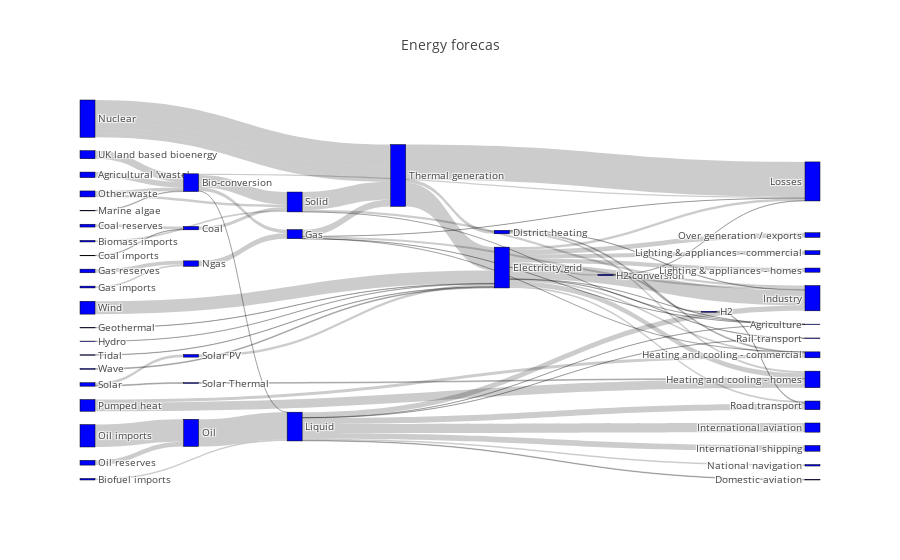

Source (notebook cell):
### Code cell
import plotly.plotly as py

import urllib, json

url = 'https://raw.githubusercontent.com/plotly/plotly.js/master/test/image/mocks/sankey_energy.json'
response = urllib.request.urlopen(url)
data = json.loads(response.read())

node_label = data['data'][0]['node']['label']
color = data['data'][0]['node']['color']
source =  data['data'][0]['link']['source']
target =  data['data'][0]['link']['target']
value =  data['data'][0]['link']['value']
label =  data['data'][0]['link']['label']

data_trace = dict(
    type='sankey',
    width = 1118,
    height = 772,
    domain = dict(
      x =  [0,1],
      y =  [0,1]
    ),
    orientation = "h",
    valueformat = ".0f",
    valuesuffix = "TWh",
    node = dict(
      pad = 15,
      thickness = 15,
      line = dict(
        color = "black",
        width = 0.5
      ),
      label =  data['data'][0]['node']['label'], # Name of a source or target node.
      color =  "blue" # Color to associate with it.
    ),
    link = dict( # Controls edges within the diagram
      source =  data['data'][0]['link']['source'], # Node Index  node_label[source]
      target =  data['data'][0]['link']['target'], # Node Index. node_label[target] 
      value =  value, # Weight of the edge (controls the width)
      label =  data['data'][0]['link']['label'] # Name of the edge when hovered over.
  ))

layout =  dict(
    title = "Energy forecas",
    font = dict(
      size = 10
    )
)

fig = dict(data=[data_trace], layout=layout)
# py.iplot(fig, validate=False)
plotly.offline.iplot(fig, validate=False)

### Figure 1 — Plotly figure (JSON) as saved in the notebook; plotly's stock layout.template omitted (floating-point values rounded to 4 significant figures)
{"data": [{"domain": {"x": [0, 1], "y": [0, 1]}, "height": 772, "link": {"label": ["stream 1", "", "", "", "stream 1", "", "", "", "", "", "", "", "", "", "", "", "", "", "", "", "", "", "", "", "", "", "", "", "", "", "stream 1", "", "", "", "", "", "", "", "", "", "", "", "", "", "", "", "Old generation plant (made-up)", "New generation plant (made-up)", "", "", "", "", "", "", "", "", "", "", "", "", "", "", "", "", "", "", "", "", "", "", ""], "source": [0, 1, 1, 1, 1, 6, 7, 8, 10, 9, 11, 11, 11, 15, 15, 15, 15, 15, 15, 15, 15, 15, 15, 15, 23, 25, 5, 5, 5, 5, 5, 27, 17, 17, 28, 29, 2, 2, 2, 2, 2, 2, 2, 2, 34, 24, 35, 35, 36, 38, 37, 39, 39, 40, 40, 41, 42, 43, 43, 4, 4, 4, 26, 26, 26, 44, 45, 46, 47, 35, 35], "target": [1, 2, 3, 4, 5, 2, 4, 9, 9, 4, 12, 13, 14, 16, 14, 17, 12, 18, 19, 13, 3, 20, 21, 22, 24, 24, 13, 3, 26, 19, 12, 15, 28, 3, 18, 15, 12, 30, 18, 31, 32, 19, 33, 20, 1, 5, 26, 26, 37, 37, 2, 4, 1, 14, 13, 15, 14, 42, 41, 19, 26, 12, 15, 3, 11, 15, 1, 15, 15, 26, 26], "value": [124.7, 0.597, 26.86, 280.3, 81.14, 35, 35, 11.61, 63.97, 75.57, 10.64, 22.5, 46.18, 104.5, 113.7, 27.14, 342.2, 37.8, 4.412, 40.86, 56.69, 7.863, 90.01, 93.49, 40.72, 82.23, 0.129, 1.401, 151.9, 2.096, 48.58, 7.013, 20.9, 6.242, 20.9, 6.995, 121.1, 128.7, 135.8, 14.46, 206.3, 3.64, 33.22, 4.413, 14.38, 123.0, 500, 140.0, 504.3, 107.7, 612.0, 56.59, 77.81, 193.0, 70.67, 59.9, 19.26, 19.26, 59.9, 0.882, 400.1, 46.48, 525.5, 787.1, 79.33, 9.452, 182.0, 19.01, 289.4, 100, 100]}, "node": {"color": "blue", "label": ["Agricultural 'waste'", "Bio-conversion", "Liquid", "Losses", "Solid", "Gas", "Biofuel imports", "Biomass imports", "Coal imports", "Coal", "Coal reserves", "District heating", "Industry", "Heating and cooling - commercial", "Heating and cooling - homes", "Electricity grid", "Over generation / exports", "H2 conversion", "Road transport", "Agriculture", "Rail transport", "Lighting & appliances - commercial", "Lighting & appliances - homes", "Gas imports", "Ngas", "Gas reserves", "Thermal generation", "Geothermal", "H2", "Hydro", "International shipping", "Domestic aviation", "International aviation", "National navigation", "Marine algae", "Nuclear", "Oil imports", "Oil", "Oil reserves", "Other waste", "Pumped heat", "Solar PV", "Solar Thermal", "Solar", "Tidal", "UK land based bioenergy", "Wave", "Wind"], "line": {"color": "black", "width": 0.5}, "pad": 15, "thickness": 15}, "orientation": "h", "type": "sankey", "valueformat": ".0f", "valuesuffix": "TWh", "width": 1118}], "layout": {"font": {"size": 10}, "title": "Energy forecas"}}
